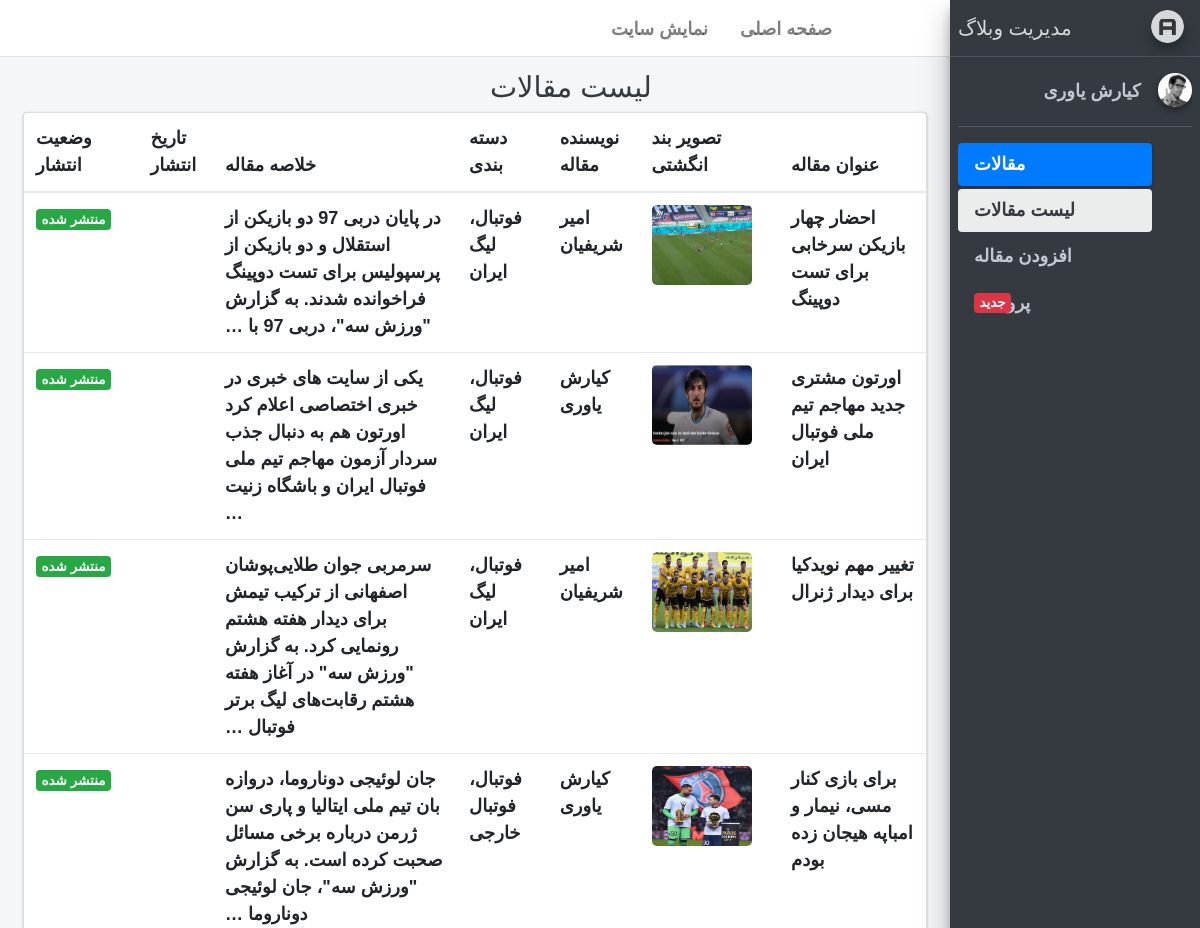
The page /account/ (signed in, upper part) on the database as committed earlier.
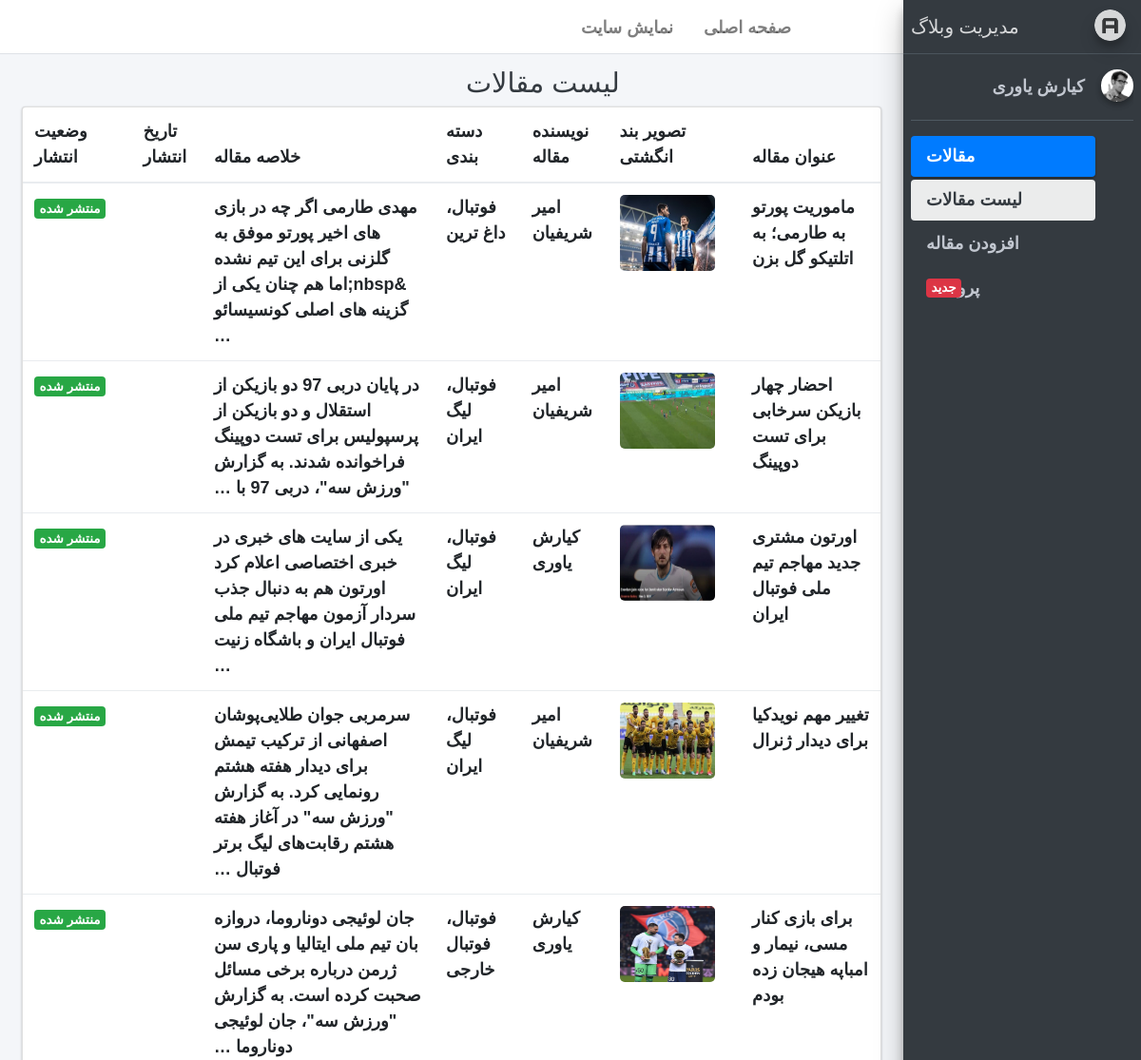
The same page on the database as committed later.
### account/models.py (models this page shows)
class User(AbstractUser):
    Is_Author = models.BooleanField(default=False, verbose_name="وضعیت نویسندگی")
    Special_User = models.DateTimeField(default=timezone.now())
    def is_special_user(self):
        if self.Special_User > timezone.now():
            return True
        else:
            return False
    is_special_user.boolean = True
    is_special_user.short_description = "عضویت کاربر ویژه"

### blog/models.py (models this page shows, shortened)
class Article(models.Model):
    STATUS_CHOICES = (
        ('p','منتشر شده'),
        ('d','پیش نویس')
    )
    Title = models.CharField(max_length=200, verbose_name="عنوان")
    Category = models.ManyToManyField(Categories, verbose_name="دسته بندی", related_name= 'articles')
    Author = models.ForeignKey(User, null=True, on_delete=models.SET_NULL, related_name='articles', verbose_name='نویسنده')
    Description = models.TextField(verbose_name="شرح")
    Slug = models.SlugField(max_length=100, unique=True, verbose_name="آدرس مخصوص مقاله")
    Thumbnail = models.ImageField(upload_to="images", verbose_name="تصویر مقاله")
    Published = models.DateTimeField(default=timezone.now, verbose_name="زمان انتشار")
    Created = models.DateTimeField(auto_now_add=True, verbose_name="ساخته شده در")
    Updated = models.DateTimeField(auto_now=True, verbose_name="آخرین بروز رسانی در")
    Status = models.CharField(max_length= 1, choices=STATUS_CHOICES, verbose_name="وضعیت انتشار")
    objects = ArticleManager() # change the default manager to custom one
    class Meta:
        verbose_name = "مقاله"
        verbose_name_plural = "مقالات"
        ordering = ['-Published']
    def publish_time(self):
        return persian_calender_datetime(self.Published)
    publish_time.short_description = "زمان انتشار"
    def thumbnail_tag(self):
        return format_html("<img src={} width= 100  height = 80  style = 'border-radius: 5px;'  >".format(self.Thumbnail.url))
    thumbnail_tag.short_description = "عکس"
    def Category_str(self):
        return "، ".join([Category.Title for Category in self.Category.published()])
    Category_str.short_description = "دسته بندی ها"

class Categories(models.Model):
    Title = models.CharField(max_length=200, verbose_name="عنوان دسته بندی")
    Slug = models.SlugField(max_length=100, unique=True, verbose_name="آدرس مخصوص دسته بندی")
    Position = models.IntegerField(verbose_name="جایگاه")
    Status = models.BooleanField(default=1, verbose_name="آیا منتشر شود؟")
    Parent = models.ForeignKey('self', default=None, null=True, blank = True, on_delete=models.SET_NULL, related_name='children', verbose_name='زیر دسته')
    class Meta:
        verbose_name = "دسته بندی"
        verbose_name_plural = "دسته بندی ها"
        ordering = ["Parent__id","Position"]
    objects = CategoryManager() # change the default manager to custom one

### account/views.py (the view)
# urls.py: path('', ArticlesList.as_view(), name='home'),
class ArticlesList(LoginRequiredMixin,ListView):
    template_name = "registration/home.html"
    def get_queryset(self):
        if self.request.user.is_superuser:
            return Article.objects.all
        else:
            return Article.objects.filter(Author=self.request.user)

### blog/models.py (called while the page is built)
    def published(self):
        return self.filter(Status=True)

### extensions/persian_datetime.py (called while the page is built)
def persian_numbers(str_arg):
    numbers = {
        "0":"۰",
        "1":"۱",
        "2":"۲",
        "3":"۳",
        "4":"۴",
        "5":"۵",
        "6":"۶",
        "7":"۷",
        "8":"۸",
        "9":"۹",
    }
    for e_num,p_num in numbers.items():
        str_arg = str_arg.replace(e_num, p_num)
    return str_arg

def time_to_int(time):
    time_to_integer = []
    year = int(time.strftime("%Y"))
    month = int(time.strftime("%m"))
    date = int(time.strftime("%d"))
    hour = int(time.strftime("%H"))
    minutes = int(time.strftime("%M"))
    secondes= int(time.strftime("%S"))
    time_to_integer.append(year)
    time_to_integer.append(month)
    time_to_integer.append(date)
    time_to_integer.append(hour)
    time_to_integer.append(minutes)
    time_to_integer.append(secondes)
    return time_to_integer

def persian_calender_datetime(time):
    time = timezone.localtime(time)
    time_in_int = time_to_int(time)
    jdatetime.set_locale("fa_IR")
    jalili_datetime =  jdatetime.datetime.fromgregorian(day=time_in_int[2],month=time_in_int[1],year=time_in_int[0],hour =time_in_int[3],minute=time_in_int[4],second=time_in_int[5])
    fa_date = jalili_datetime.strftime("%a, %d %b %Y %H:%M:%S")
    return persian_numbers(fa_date)

### templates/registration/home.html
{% extends 'registration/base.html' %}
{%block page_title%}
    <h1 class="m-0 text-dark">لیست مقالات</h1>
{%endblock%}
{%block main_content%}
<div class="row">
    <div class="col-12">
      <div class="card">
        <div class="card-body table-responsive p-0">
          <table class="table table-hover">
            <thead>
              <tr>
                <th>عنوان مقاله</th>
                <th>تصویر بند انگشتی</th>
                <th>نویسنده مقاله</th>
                <th>دسته بندی</th>
                <th>خلاصه مقاله</th>
                <th>تاریخ انتشار</th>
                <th>وضعیت انتشار</th>
              </tr>
            </thead>
            <tbody>
            {% for article in object_list %}
                <tr>
                    <td>{{article.Title}}</td>
                    <td>{{article.thumbnail_tag}}</td>
                    <td>{{article.Author.get_full_name}}</td>
                    <td>{{article.Category_str}}</td>
                    <td>{{article.Description|striptags|truncatewords:"25"}}</td>
                    <td>{{article.publish_time}}</td>
                    <td>
                        {% if article.Status == 'p' %}
                            <span class="badge bg-success"><a href="{% url 'blog:ArticleDetail' article.Slug %}">منتشر شده</a></span>
                        {% else %}
                        <span class="badge bg-danger">پیش نویس</span>
                        {% endif %}
                    </td>
                </tr>
            {%endfor%}
            </tbody>
          </table>
        </div>
      </div>
    </div>
  </div>
{%endblock%}
{% block main_sidebar %}
    {% include 'registration/sidebar.html' %}
{%endblock%}

### templates/registration/base.html (shortened to what this page needs)
{% load static %}
<!DOCTYPE html>
<html>
<head>
  <link rel="stylesheet" href="{% static '/registration/adminlte/plugins/fontawesome-free/css/all.min.css' %}">
  <link rel="stylesheet" href="https://code.ionicframework.com/ionicons/2.0.1/css/ionicons.min.css">
  <link rel="stylesheet" href="{% static '/registration/adminlte/plugins/tempusdominus-bootstrap-4/css/tempusdominus-bootstrap-4.min.css' %}">
  <link rel="stylesheet" href="{% static '/registration/adminlte/plugins/icheck-bootstrap/icheck-bootstrap.min.css' %}">
  <link rel="stylesheet" href="{% static '/registration/adminlte/plugins/jqvmap/jqvmap.min.css' %}">
  <link rel="stylesheet" href="{% static '/registration/adminlte/assets/css/adminlte.min.css' %}">
  <link rel="stylesheet" href="{% static '/registration/adminlte/plugins/overlayScrollbars/css/OverlayScrollbars.min.css' %}">
  <link rel="stylesheet" href="{% static '/registration/adminlte/plugins/daterangepicker/daterangepicker.css' %}">
  <link rel="stylesheet" href="{% static '/registration/adminlte/plugins/summernote/summernote-bs4.css' %}">
  <link rel="stylesheet" href="https://cdn.rtlcss.com/bootstrap/v4.2.1/css/bootstrap.min.css">
  <link rel="stylesheet" href="{% static '/registration/adminlte/assets/css/custom.css' %}">
</head>
<body class="hold-transition sidebar-mini layout-fixed">
<div class="wrapper">
  <nav class="main-header navbar navbar-expand navbar-white navbar-light">
    <ul class="navbar-nav">
      <li class="nav-item">
        <a class="nav-link" data-widget="pushmenu" href="#"><i class="fas fa-bars"></i></a>
      </li>
      <li class="nav-item d-none d-sm-inline-block">
        <a href="{% url 'account:home'%}" target="_blank" class="nav-link">صفحه اصلی</a>
      </li>
      <li class="nav-item d-none d-sm-inline-block">
        <a href="{%url 'blog:home'%}" target="_blank" class="nav-link">نمایش سایت</a>
      </li>
    </ul>
  </nav>
  {% block main_sidebar %}
  {% endblock %}
  <div class="content-wrapper">
    <div class="content-header">
      <div class="container-fluid">
        <div class="row mb-2">
          <div class="col-sm-6">
            {% block page_title %}
            {%endblock%}
        </div>
      </div>
    </div>
    <section class="content">
      <div class="container-fluid">
        {%block main_content%}
        {%endblock%}
        </div>
      </div>
  </div>
</div>
</body>
</html>

### templates/registration/sidebar.html (shortened to what this page needs)
{% load static %}
{% block main_sidebar %}
    <aside class="main-sidebar sidebar-dark-primary elevation-4">
    <a href="index3.html" class="brand-link">
      <img src="{% static '/registration/adminlte/assets/img/AdminLTELogo.png' %}" alt="AdminLTE Logo" class="brand-image img-circle elevation-3"
           style="opacity: .8">
      <span class="brand-text font-weight-light">مدیریت وبلاگ</span>
    </a>
    <div class="sidebar">
      <div class="user-panel mt-3 pb-3 mb-3 d-flex">
        <div class="image">
          <img src="{% static '/registration/adminlte/assets/img/user2-160x160.jpg' %}" class="img-circle elevation-2" alt="User Image">
        </div>
        <div class="info">
          <a href="#" class="d-block">{{user.get_full_name}}</a>
        </div>
      </div>
      <nav class="mt-2">
        <ul class="nav nav-pills nav-sidebar flex-column" data-widget="treeview" role="menu" data-accordion="false">
          <li class="nav-item has-treeview menu-open">
            <a href="#" class="nav-link active">
              <i class="nav-icon fas fa-tachometer-alt"></i>
              <p>
                مقالات
                <i class="right fas fa-angle-left"></i>
              </p>
            </a>
            <ul class="nav nav-treeview">
              <li class="nav-item">
                <a href="{% url 'account:home' %}" class="nav-link active">
                  <i class="fa fa-list nav-icon"></i>
                  <p>لیست مقالات</p>
                </a>
              </li>
              <li class="nav-item">
                <a href="{% url 'account:article_create' %}" class="nav-link">
                  <i class="far fa-edit nav-icon"></i>
                  <p>افزودن مقاله</p>
                </a>
              </li>
            </ul>
          </li>
          <li class="nav-item">
            <a href="pages/widgets.html" class="nav-link">
              <i class="nav-icon fas fa-th"></i>
              <p>
                پروفایل
                <span class="right badge badge-danger">جدید</span>
              </p>
            </a>
          </li>
        </ul>
      </nav>
    </div>
  </aside>
{%endblock%}

### static/registration/adminlte/assets/css/custom.css (style rules this page uses)
* { direction: rtl !important; }
body { font-family: 'B Nazanin', sans-serif !important; font-size: large; font-weight: bolder; }
.layout-fixed .main-sidebar { right: 0; }
.brand-image { float: right; }
.content-wrapper, .main-footer, .main-header { margin-left: 0px; margin-right: 250px; }
.navbar-expand .navbar-nav .nav-link { padding-right: 1rem; padding-left: 1rem; }
.nav-sidebar .nav-link>.right, .nav-sidebar .nav-link>p>.right { left: 1rem; right: auto; }

Rows that differ between the two databases and show on the page:
added Article: Title "ماموریت پورتو به طارمی؛ به اتلتیکو گل بزن", thumbnail_tag (picture), Author.get_full_name "امیر شریفیان", Category_str "فوتبال، داغ ترین", Description "مهدی طارمی اگر چه در بازی های اخیر پورتو موفق به گلزنی برای این تیم نشده &nbsp;اما هم چنان یکی از گزینه های اصلی کونسیسائو …", Status "منتشر شده"
